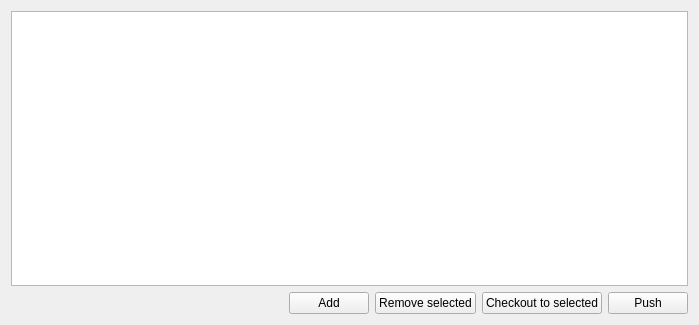
<?xml version="1.0" encoding="UTF-8"?>
<ui version="4.0">
 <class>TagsWidget</class>
 <widget class="QWidget" name="TagsWidget">
  <property name="geometry">
   <rect>
    <x>0</x>
    <y>0</y>
    <width>699</width>
    <height>325</height>
   </rect>
  </property>
  <property name="windowTitle">
   <string>Tags</string>
  </property>
  <property name="windowIcon">
   <iconset theme="git-tag"/>
  </property>
  <layout class="QVBoxLayout" name="verticalLayout">
   <item>
    <widget class="TreeView" name="treeViewTags">
     <property name="contextMenuPolicy">
      <enum>Qt::CustomContextMenu</enum>
     </property>
     <property name="rootIsDecorated">
      <bool>false</bool>
     </property>
    </widget>
   </item>
   <item>
    <layout class="QHBoxLayout" name="horizontalLayout_4">
     <item>
      <spacer name="horizontalSpacer_3">
       <property name="orientation">
        <enum>Qt::Horizontal</enum>
       </property>
       <property name="sizeHint" stdset="0">
        <size>
         <width>40</width>
         <height>20</height>
        </size>
       </property>
      </spacer>
     </item>
     <item>
      <widget class="PushButton" name="pushButtonAddTag">
       <property name="text">
        <string>Add</string>
       </property>
      </widget>
     </item>
     <item>
      <widget class="PushButton" name="pushButtonRemove">
       <property name="text">
        <string>Remove selected</string>
       </property>
      </widget>
     </item>
     <item>
      <widget class="PushButton" name="pushButtonCheckout">
       <property name="text">
        <string>Checkout to selected</string>
       </property>
      </widget>
     </item>
     <item>
      <widget class="PushButton" name="pushButtonPush">
       <property name="text">
        <string>Push</string>
       </property>
      </widget>
     </item>
    </layout>
   </item>
  </layout>
 </widget>
 <customwidgets>
  <customwidget>
   <class>PushButton</class>
   <extends>QPushButton</extends>
   <header>core/pushbutton.h</header>
  </customwidget>
  <customwidget>
   <class>TreeView</class>
   <extends>QTreeView</extends>
   <header>core/treeview.h</header>
  </customwidget>
 </customwidgets>
 <resources/>
 <connections/>
</ui>
